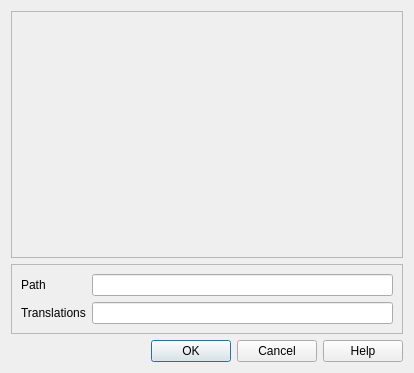
<?xml version="1.0" encoding="UTF-8"?>
<ui version="4.0">
 <class>Dialog</class>
 <widget class="QDialog" name="Dialog">
  <property name="geometry">
   <rect>
    <x>0</x>
    <y>0</y>
    <width>414</width>
    <height>373</height>
   </rect>
  </property>
  <property name="windowTitle">
   <string>Screnshot</string>
  </property>
  <layout class="QVBoxLayout" name="verticalLayout">
   <item>
    <widget class="QFrame" name="imgFrame">
     <property name="sizePolicy">
      <sizepolicy hsizetype="Preferred" vsizetype="Preferred">
       <horstretch>0</horstretch>
       <verstretch>3</verstretch>
      </sizepolicy>
     </property>
     <property name="frameShape">
      <enum>QFrame::StyledPanel</enum>
     </property>
     <property name="frameShadow">
      <enum>QFrame::Raised</enum>
     </property>
    </widget>
   </item>
   <item>
    <widget class="QFrame" name="frame">
     <property name="frameShape">
      <enum>QFrame::StyledPanel</enum>
     </property>
     <property name="frameShadow">
      <enum>QFrame::Raised</enum>
     </property>
     <layout class="QGridLayout" name="gridLayout">
      <item row="0" column="1">
       <widget class="QLineEdit" name="pathEdit"/>
      </item>
      <item row="1" column="0">
       <widget class="QLabel" name="translationLabel">
        <property name="text">
         <string>Translations</string>
        </property>
       </widget>
      </item>
      <item row="1" column="1">
       <widget class="QLineEdit" name="langEdit"/>
      </item>
      <item row="0" column="0">
       <widget class="QLabel" name="pathLabel">
        <property name="text">
         <string>Path</string>
        </property>
       </widget>
      </item>
     </layout>
    </widget>
   </item>
   <item>
    <widget class="QDialogButtonBox" name="buttonBox">
     <property name="orientation">
      <enum>Qt::Horizontal</enum>
     </property>
     <property name="standardButtons">
      <set>QDialogButtonBox::Cancel|QDialogButtonBox::Help|QDialogButtonBox::Ok</set>
     </property>
    </widget>
   </item>
  </layout>
 </widget>
 <resources/>
 <connections>
  <connection>
   <sender>buttonBox</sender>
   <signal>accepted()</signal>
   <receiver>Dialog</receiver>
   <slot>accept()</slot>
   <hints>
    <hint type="sourcelabel">
     <x>248</x>
     <y>254</y>
    </hint>
    <hint type="destinationlabel">
     <x>157</x>
     <y>274</y>
    </hint>
   </hints>
  </connection>
  <connection>
   <sender>buttonBox</sender>
   <signal>rejected()</signal>
   <receiver>Dialog</receiver>
   <slot>reject()</slot>
   <hints>
    <hint type="sourcelabel">
     <x>316</x>
     <y>260</y>
    </hint>
    <hint type="destinationlabel">
     <x>286</x>
     <y>274</y>
    </hint>
   </hints>
  </connection>
 </connections>
</ui>
